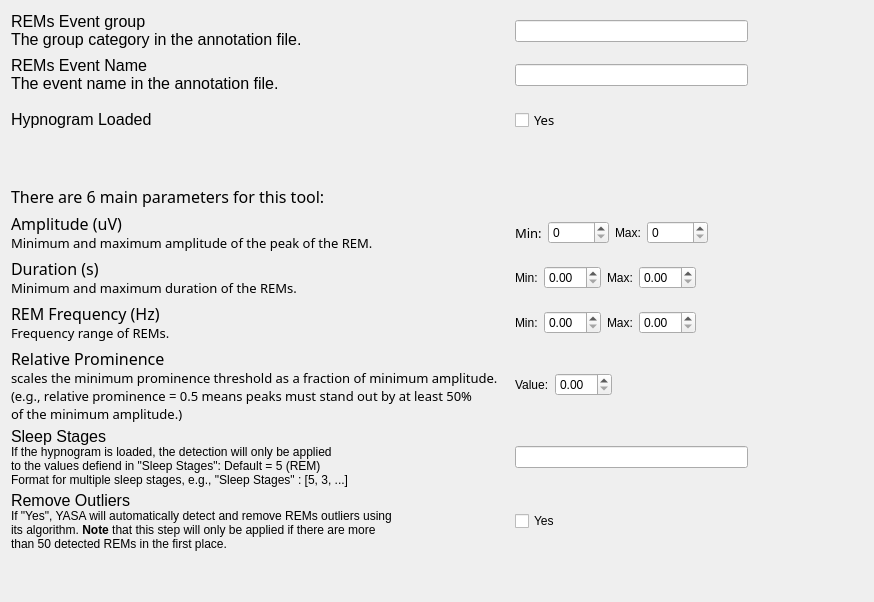
<?xml version="1.0" encoding="UTF-8"?>
<ui version="4.0">
 <class>DetectorStep</class>
 <widget class="QWidget" name="DetectorStep">
  <property name="geometry">
   <rect>
    <x>0</x>
    <y>0</y>
    <width>874</width>
    <height>602</height>
   </rect>
  </property>
  <property name="windowTitle">
   <string/>
  </property>
  <property name="styleSheet">
   <string>font: 10pt &quot;Roboto-Regular&quot;;</string>
  </property>
  <layout class="QGridLayout" name="gridLayout_2">
   <item row="0" column="0">
    <layout class="QGridLayout" name="gridLayout">
     <property name="spacing">
      <number>4</number>
     </property>
     <item row="0" column="0" colspan="2">
      <widget class="QLabel" name="label_15">
       <property name="lineWidth">
        <number>-3</number>
       </property>
       <property name="text">
        <string>&lt;html&gt;&lt;head/&gt;&lt;body&gt;&lt;p&gt;&lt;span style=&quot; font-size:12pt;&quot;&gt;REMs Event group&lt;br/&gt;The group category in the annotation file.&lt;/span&gt;&lt;/p&gt;&lt;/body&gt;&lt;/html&gt;</string>
       </property>
      </widget>
     </item>
     <item row="10" column="2">
      <widget class="QFrame" name="frame_5">
       <property name="frameShape">
        <enum>QFrame::Shape::NoFrame</enum>
       </property>
       <property name="frameShadow">
        <enum>QFrame::Shadow::Raised</enum>
       </property>
       <property name="lineWidth">
        <number>0</number>
       </property>
       <layout class="QHBoxLayout" name="horizontalLayout_5">
        <item>
         <widget class="QCheckBox" name="checkBox">
          <property name="text">
           <string>Yes</string>
          </property>
         </widget>
        </item>
       </layout>
      </widget>
     </item>
     <item row="10" column="0">
      <widget class="QLabel" name="label_7">
       <property name="lineWidth">
        <number>0</number>
       </property>
       <property name="text">
        <string>&lt;html&gt;&lt;head/&gt;&lt;body&gt;&lt;p&gt;&lt;span style=&quot; font-size:12pt;&quot;&gt;Remove Outliers&lt;br/&gt;&lt;/span&gt;If &amp;quot;Yes&amp;quot;, YASA will automatically detect and remove REMs outliers using&lt;br/&gt;its algorithm. &lt;span style=&quot; font-weight:600;&quot;&gt;Note&lt;/span&gt; that this step will only be applied if there are more&lt;br/&gt;than 50 detected REMs in the first place.&lt;/p&gt;&lt;/body&gt;&lt;/html&gt;</string>
       </property>
      </widget>
     </item>
     <item row="1" column="0" colspan="2">
      <widget class="QLabel" name="label_9">
       <property name="maximumSize">
        <size>
         <width>16777215</width>
         <height>16777215</height>
        </size>
       </property>
       <property name="lineWidth">
        <number>0</number>
       </property>
       <property name="text">
        <string>&lt;html&gt;&lt;head/&gt;&lt;body&gt;&lt;p&gt;&lt;span style=&quot; font-size:12pt;&quot;&gt;REMs Event Name&lt;br/&gt;The event name in the annotation file.&lt;/span&gt;&lt;/p&gt;&lt;/body&gt;&lt;/html&gt;</string>
       </property>
      </widget>
     </item>
     <item row="7" column="3">
      <spacer name="horizontalSpacer_4">
       <property name="orientation">
        <enum>Qt::Orientation::Horizontal</enum>
       </property>
       <property name="sizeHint" stdset="0">
        <size>
         <width>40</width>
         <height>20</height>
        </size>
       </property>
      </spacer>
     </item>
     <item row="7" column="0">
      <widget class="QLabel" name="label_3">
       <property name="maximumSize">
        <size>
         <width>16777215</width>
         <height>16777215</height>
        </size>
       </property>
       <property name="font">
        <font>
         <family>Roboto-Regular</family>
         <pointsize>10</pointsize>
         <italic>false</italic>
         <bold>false</bold>
        </font>
       </property>
       <property name="lineWidth">
        <number>0</number>
       </property>
       <property name="text">
        <string>&lt;html&gt;&lt;head/&gt;&lt;body&gt;&lt;p&gt;&lt;span style=&quot; font-size:12pt;&quot;&gt;REM Frequency (Hz)&lt;br/&gt;&lt;/span&gt;Frequency range of REMs.&lt;/p&gt;&lt;/body&gt;&lt;/html&gt;</string>
       </property>
       <property name="wordWrap">
        <bool>true</bool>
       </property>
      </widget>
     </item>
     <item row="8" column="2" colspan="2">
      <widget class="QFrame" name="frame_4">
       <property name="frameShape">
        <enum>QFrame::Shape::NoFrame</enum>
       </property>
       <property name="frameShadow">
        <enum>QFrame::Shadow::Raised</enum>
       </property>
       <property name="lineWidth">
        <number>0</number>
       </property>
       <layout class="QHBoxLayout" name="horizontalLayout_4">
        <item>
         <widget class="QLabel" name="label_5">
          <property name="text">
           <string>Value:</string>
          </property>
         </widget>
        </item>
        <item>
         <widget class="QDoubleSpinBox" name="doubleSpinBox_2">
          <property name="singleStep">
           <double>0.010000000000000</double>
          </property>
         </widget>
        </item>
        <item>
         <spacer name="horizontalSpacer_5">
          <property name="orientation">
           <enum>Qt::Orientation::Horizontal</enum>
          </property>
          <property name="sizeHint" stdset="0">
           <size>
            <width>40</width>
            <height>20</height>
           </size>
          </property>
         </spacer>
        </item>
       </layout>
      </widget>
     </item>
     <item row="6" column="3">
      <spacer name="horizontalSpacer_10">
       <property name="orientation">
        <enum>Qt::Orientation::Horizontal</enum>
       </property>
       <property name="sizeHint" stdset="0">
        <size>
         <width>40</width>
         <height>20</height>
        </size>
       </property>
      </spacer>
     </item>
     <item row="0" column="3">
      <spacer name="horizontalSpacer_6">
       <property name="orientation">
        <enum>Qt::Orientation::Horizontal</enum>
       </property>
       <property name="sizeHint" stdset="0">
        <size>
         <width>40</width>
         <height>20</height>
        </size>
       </property>
      </spacer>
     </item>
     <item row="6" column="2">
      <widget class="QFrame" name="frame_2">
       <property name="frameShape">
        <enum>QFrame::Shape::NoFrame</enum>
       </property>
       <property name="frameShadow">
        <enum>QFrame::Shadow::Raised</enum>
       </property>
       <property name="lineWidth">
        <number>0</number>
       </property>
       <layout class="QHBoxLayout" name="horizontalLayout_2">
        <item>
         <widget class="QLabel" name="label_11">
          <property name="text">
           <string>Min:</string>
          </property>
         </widget>
        </item>
        <item>
         <widget class="QDoubleSpinBox" name="doubleSpinBox_6">
          <property name="singleStep">
           <double>0.010000000000000</double>
          </property>
         </widget>
        </item>
        <item>
         <widget class="QLabel" name="label_12">
          <property name="text">
           <string>Max:</string>
          </property>
         </widget>
        </item>
        <item>
         <widget class="QDoubleSpinBox" name="doubleSpinBox_5">
          <property name="singleStep">
           <double>0.010000000000000</double>
          </property>
         </widget>
        </item>
        <item>
         <spacer name="horizontalSpacer_2">
          <property name="orientation">
           <enum>Qt::Orientation::Horizontal</enum>
          </property>
          <property name="sizeHint" stdset="0">
           <size>
            <width>40</width>
            <height>20</height>
           </size>
          </property>
         </spacer>
        </item>
       </layout>
      </widget>
     </item>
     <item row="5" column="2">
      <widget class="QFrame" name="frame">
       <property name="frameShape">
        <enum>QFrame::Shape::NoFrame</enum>
       </property>
       <property name="frameShadow">
        <enum>QFrame::Shadow::Raised</enum>
       </property>
       <property name="lineWidth">
        <number>0</number>
       </property>
       <layout class="QHBoxLayout" name="horizontalLayout">
        <item>
         <widget class="QLabel" name="label_18">
          <property name="font">
           <font>
            <family>Roboto-Regular</family>
            <pointsize>10</pointsize>
            <italic>false</italic>
            <bold>false</bold>
           </font>
          </property>
          <property name="text">
           <string>Min:</string>
          </property>
         </widget>
        </item>
        <item>
         <widget class="QSpinBox" name="spinBox_2">
          <property name="maximum">
           <number>10000</number>
          </property>
         </widget>
        </item>
        <item>
         <widget class="QLabel" name="label_17">
          <property name="text">
           <string>Max:</string>
          </property>
         </widget>
        </item>
        <item>
         <widget class="QSpinBox" name="spinBox">
          <property name="maximum">
           <number>10000</number>
          </property>
         </widget>
        </item>
        <item>
         <spacer name="horizontalSpacer">
          <property name="orientation">
           <enum>Qt::Orientation::Horizontal</enum>
          </property>
          <property name="sizeHint" stdset="0">
           <size>
            <width>40</width>
            <height>20</height>
           </size>
          </property>
         </spacer>
        </item>
       </layout>
      </widget>
     </item>
     <item row="10" column="3">
      <spacer name="horizontalSpacer_12">
       <property name="orientation">
        <enum>Qt::Orientation::Horizontal</enum>
       </property>
       <property name="sizeHint" stdset="0">
        <size>
         <width>40</width>
         <height>20</height>
        </size>
       </property>
      </spacer>
     </item>
     <item row="9" column="2">
      <widget class="QFrame" name="frame_8">
       <property name="frameShape">
        <enum>QFrame::Shape::NoFrame</enum>
       </property>
       <property name="frameShadow">
        <enum>QFrame::Shadow::Raised</enum>
       </property>
       <property name="lineWidth">
        <number>0</number>
       </property>
       <layout class="QHBoxLayout" name="horizontalLayout_8">
        <item>
         <widget class="QLineEdit" name="lineEdit_3"/>
        </item>
       </layout>
      </widget>
     </item>
     <item row="9" column="3">
      <spacer name="horizontalSpacer_11">
       <property name="orientation">
        <enum>Qt::Orientation::Horizontal</enum>
       </property>
       <property name="sizeHint" stdset="0">
        <size>
         <width>40</width>
         <height>20</height>
        </size>
       </property>
      </spacer>
     </item>
     <item row="8" column="0">
      <widget class="QLabel" name="label_4">
       <property name="maximumSize">
        <size>
         <width>16777215</width>
         <height>16777215</height>
        </size>
       </property>
       <property name="font">
        <font>
         <family>Roboto-Regular</family>
         <pointsize>10</pointsize>
         <italic>false</italic>
         <bold>false</bold>
        </font>
       </property>
       <property name="lineWidth">
        <number>0</number>
       </property>
       <property name="text">
        <string>&lt;html&gt;&lt;head/&gt;&lt;body&gt;&lt;p&gt;&lt;span style=&quot; font-size:12pt;&quot;&gt;Relative Prominence&lt;br/&gt;&lt;/span&gt;scales the minimum prominence threshold as a fraction of minimum amplitude.&lt;br/&gt;(e.g., relative prominence = 0.5 means peaks must stand out by at least 50%&lt;br/&gt;of the minimum amplitude.)&lt;/p&gt;&lt;/body&gt;&lt;/html&gt;</string>
       </property>
      </widget>
     </item>
     <item row="1" column="3">
      <spacer name="horizontalSpacer_8">
       <property name="orientation">
        <enum>Qt::Orientation::Horizontal</enum>
       </property>
       <property name="sizeHint" stdset="0">
        <size>
         <width>40</width>
         <height>20</height>
        </size>
       </property>
      </spacer>
     </item>
     <item row="15" column="0">
      <spacer name="verticalSpacer">
       <property name="orientation">
        <enum>Qt::Orientation::Vertical</enum>
       </property>
       <property name="sizeHint" stdset="0">
        <size>
         <width>20</width>
         <height>40</height>
        </size>
       </property>
      </spacer>
     </item>
     <item row="4" column="0" colspan="2">
      <widget class="QLabel" name="label">
       <property name="maximumSize">
        <size>
         <width>16777215</width>
         <height>16777215</height>
        </size>
       </property>
       <property name="font">
        <font>
         <family>Roboto-Regular</family>
         <pointsize>10</pointsize>
         <italic>false</italic>
         <bold>false</bold>
        </font>
       </property>
       <property name="lineWidth">
        <number>0</number>
       </property>
       <property name="text">
        <string>&lt;html&gt;&lt;head/&gt;&lt;body&gt;&lt;p&gt;&lt;span style=&quot; font-size:12pt;&quot;&gt;There are 6 main parameters for this tool:&lt;/span&gt;&lt;/p&gt;&lt;/body&gt;&lt;/html&gt;</string>
       </property>
       <property name="wordWrap">
        <bool>true</bool>
       </property>
      </widget>
     </item>
     <item row="5" column="3">
      <spacer name="horizontalSpacer_9">
       <property name="orientation">
        <enum>Qt::Orientation::Horizontal</enum>
       </property>
       <property name="sizeHint" stdset="0">
        <size>
         <width>40</width>
         <height>20</height>
        </size>
       </property>
      </spacer>
     </item>
     <item row="9" column="0">
      <widget class="QLabel" name="label_16">
       <property name="lineWidth">
        <number>0</number>
       </property>
       <property name="text">
        <string>&lt;html&gt;&lt;head/&gt;&lt;body&gt;&lt;p&gt;&lt;span style=&quot; font-size:12pt;&quot;&gt;Sleep Stages&lt;br/&gt;&lt;/span&gt;If the hypnogram is loaded, the detection will only be applied&lt;br/&gt;to the values defiend in &amp;quot;Sleep Stages&amp;quot;: Default = 5 (REM)&lt;br/&gt;Format for multiple sleep stages, e.g., &amp;quot;Sleep Stages&amp;quot; : [5, 3, ...]&lt;/p&gt;&lt;/body&gt;&lt;/html&gt;</string>
       </property>
      </widget>
     </item>
     <item row="3" column="0" colspan="2">
      <spacer name="verticalSpacer_2">
       <property name="orientation">
        <enum>Qt::Orientation::Vertical</enum>
       </property>
       <property name="sizeType">
        <enum>QSizePolicy::Policy::Fixed</enum>
       </property>
       <property name="sizeHint" stdset="0">
        <size>
         <width>20</width>
         <height>40</height>
        </size>
       </property>
      </spacer>
     </item>
     <item row="6" column="0">
      <widget class="QLabel" name="label_2">
       <property name="maximumSize">
        <size>
         <width>16777215</width>
         <height>16777215</height>
        </size>
       </property>
       <property name="font">
        <font>
         <family>Roboto-Regular</family>
         <pointsize>10</pointsize>
         <italic>false</italic>
         <bold>false</bold>
        </font>
       </property>
       <property name="lineWidth">
        <number>0</number>
       </property>
       <property name="text">
        <string>&lt;html&gt;&lt;head/&gt;&lt;body&gt;&lt;p&gt;&lt;span style=&quot; font-size:12pt;&quot;&gt;Duration (s)&lt;br/&gt;&lt;/span&gt;Minimum and maximum duration of the REMs.&lt;/p&gt;&lt;/body&gt;&lt;/html&gt;</string>
       </property>
      </widget>
     </item>
     <item row="5" column="0">
      <widget class="QLabel" name="label_8">
       <property name="font">
        <font>
         <family>Roboto-Regular</family>
         <pointsize>10</pointsize>
         <italic>false</italic>
         <bold>false</bold>
        </font>
       </property>
       <property name="lineWidth">
        <number>0</number>
       </property>
       <property name="text">
        <string>&lt;html&gt;&lt;head/&gt;&lt;body&gt;&lt;p&gt;&lt;span style=&quot; font-size:12pt;&quot;&gt;Amplitude (uV)&lt;br/&gt;&lt;/span&gt;Minimum and maximum amplitude of the peak of the REM.&lt;/p&gt;&lt;/body&gt;&lt;/html&gt;</string>
       </property>
      </widget>
     </item>
     <item row="7" column="2">
      <widget class="QFrame" name="frame_3">
       <property name="frameShape">
        <enum>QFrame::Shape::NoFrame</enum>
       </property>
       <property name="frameShadow">
        <enum>QFrame::Shadow::Raised</enum>
       </property>
       <property name="lineWidth">
        <number>0</number>
       </property>
       <layout class="QHBoxLayout" name="horizontalLayout_3">
        <item>
         <widget class="QLabel" name="label_13">
          <property name="text">
           <string>Min:</string>
          </property>
         </widget>
        </item>
        <item>
         <widget class="QDoubleSpinBox" name="doubleSpinBox">
          <property name="singleStep">
           <double>0.010000000000000</double>
          </property>
         </widget>
        </item>
        <item>
         <widget class="QLabel" name="label_14">
          <property name="text">
           <string>Max:</string>
          </property>
         </widget>
        </item>
        <item>
         <widget class="QDoubleSpinBox" name="doubleSpinBox_3">
          <property name="singleStep">
           <double>0.010000000000000</double>
          </property>
         </widget>
        </item>
        <item>
         <spacer name="horizontalSpacer_3">
          <property name="orientation">
           <enum>Qt::Orientation::Horizontal</enum>
          </property>
          <property name="sizeHint" stdset="0">
           <size>
            <width>40</width>
            <height>20</height>
           </size>
          </property>
         </spacer>
        </item>
       </layout>
      </widget>
     </item>
     <item row="0" column="2">
      <widget class="QFrame" name="frame_7">
       <property name="frameShape">
        <enum>QFrame::Shape::NoFrame</enum>
       </property>
       <property name="frameShadow">
        <enum>QFrame::Shadow::Raised</enum>
       </property>
       <property name="lineWidth">
        <number>0</number>
       </property>
       <layout class="QHBoxLayout" name="horizontalLayout_7">
        <item>
         <widget class="QLineEdit" name="lineEdit"/>
        </item>
       </layout>
      </widget>
     </item>
     <item row="1" column="2">
      <widget class="QFrame" name="frame_6">
       <property name="frameShape">
        <enum>QFrame::Shape::NoFrame</enum>
       </property>
       <property name="frameShadow">
        <enum>QFrame::Shadow::Raised</enum>
       </property>
       <property name="lineWidth">
        <number>0</number>
       </property>
       <layout class="QHBoxLayout" name="horizontalLayout_6">
        <item>
         <widget class="QLineEdit" name="lineEdit_2"/>
        </item>
       </layout>
      </widget>
     </item>
     <item row="2" column="0">
      <widget class="QLabel" name="label_6">
       <property name="text">
        <string>&lt;html&gt;&lt;head/&gt;&lt;body&gt;&lt;p&gt;&lt;span style=&quot; font-size:12pt;&quot;&gt;Hypnogram Loaded&lt;/span&gt;&lt;/p&gt;&lt;/body&gt;&lt;/html&gt;</string>
       </property>
      </widget>
     </item>
     <item row="2" column="2">
      <widget class="QFrame" name="frame_9">
       <property name="frameShape">
        <enum>QFrame::Shape::NoFrame</enum>
       </property>
       <property name="frameShadow">
        <enum>QFrame::Shadow::Raised</enum>
       </property>
       <property name="lineWidth">
        <number>0</number>
       </property>
       <layout class="QHBoxLayout" name="horizontalLayout_9">
        <item>
         <widget class="QCheckBox" name="checkBox_2">
          <property name="font">
           <font>
            <family>Roboto-Regular</family>
            <pointsize>10</pointsize>
            <italic>false</italic>
            <bold>false</bold>
           </font>
          </property>
          <property name="text">
           <string>Yes</string>
          </property>
         </widget>
        </item>
       </layout>
      </widget>
     </item>
    </layout>
   </item>
  </layout>
 </widget>
 <resources/>
 <connections/>
 <slots>
  <slot>on_choose()</slot>
  <slot>on_active_validation()</slot>
 </slots>
</ui>
